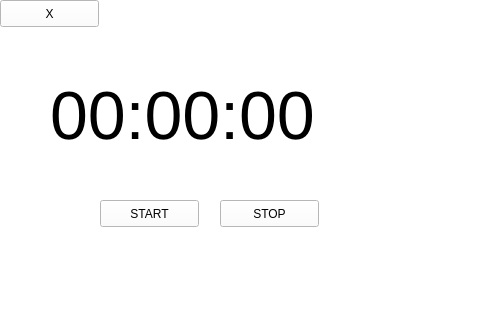
<?xml version="1.0" encoding="UTF-8"?>
<ui version="4.0">
 <class>Cronometre</class>
 <widget class="QWidget" name="Cronometre">
  <property name="geometry">
   <rect>
    <x>0</x>
    <y>0</y>
    <width>480</width>
    <height>320</height>
   </rect>
  </property>
  <property name="windowTitle">
   <string>Cronometre</string>
  </property>
  <property name="styleSheet">
   <string notr="true">background: (255,255,255)</string>
  </property>
  <widget class="QWidget" name="centralWidget" native="true">
   <property name="geometry">
    <rect>
     <x>0</x>
     <y>0</y>
     <width>480</width>
     <height>331</height>
    </rect>
   </property>
   <property name="styleSheet">
    <string notr="true">background-color: rgb(255,255,255);</string>
   </property>
   <widget class="QPushButton" name="b_start_2">
    <property name="geometry">
     <rect>
      <x>0</x>
      <y>0</y>
      <width>99</width>
      <height>27</height>
     </rect>
    </property>
    <property name="text">
     <string>X</string>
    </property>
   </widget>
   <widget class="QLabel" name="label">
    <property name="geometry">
     <rect>
      <x>50</x>
      <y>60</y>
      <width>321</width>
      <height>111</height>
     </rect>
    </property>
    <property name="font">
     <font>
      <pointsize>51</pointsize>
     </font>
    </property>
    <property name="styleSheet">
     <string notr="true"> qproperty-alignment: 'AlignVCenter | AlignCenter';</string>
    </property>
    <property name="text">
     <string>00:00:00</string>
    </property>
   </widget>
   <widget class="QPushButton" name="b_start">
    <property name="geometry">
     <rect>
      <x>100</x>
      <y>200</y>
      <width>99</width>
      <height>27</height>
     </rect>
    </property>
    <property name="text">
     <string>START</string>
    </property>
   </widget>
   <widget class="QPushButton" name="b_stop">
    <property name="geometry">
     <rect>
      <x>220</x>
      <y>200</y>
      <width>99</width>
      <height>27</height>
     </rect>
    </property>
    <property name="text">
     <string>STOP</string>
    </property>
   </widget>
  </widget>
 </widget>
 <layoutdefault spacing="6" margin="11"/>
 <resources/>
 <connections/>
</ui>
